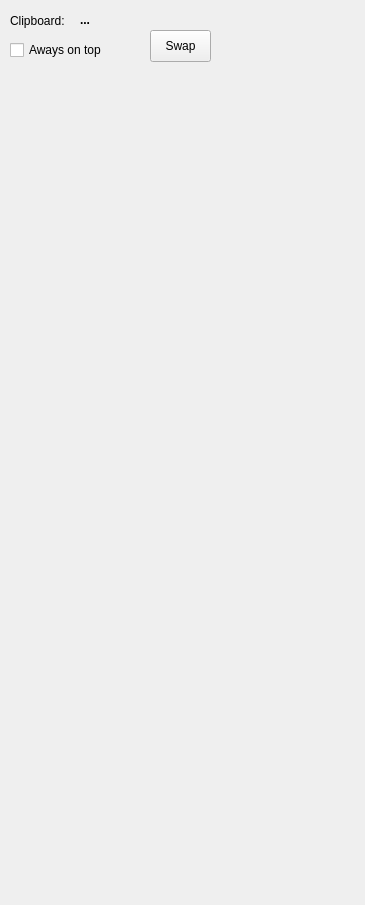
<?xml version="1.0" encoding="UTF-8"?>
<ui version="4.0">
 <class>MainWindow</class>
 <widget class="QMainWindow" name="MainWindow">
  <property name="windowModality">
   <enum>Qt::WindowModality::ApplicationModal</enum>
  </property>
  <property name="geometry">
   <rect>
    <x>0</x>
    <y>0</y>
    <width>365</width>
    <height>905</height>
   </rect>
  </property>
  <property name="windowTitle">
   <string>MultiClipboard</string>
  </property>
  <widget class="QWidget" name="centralwidget">
   <widget class="QWidget" name="gridLayoutWidget">
    <property name="geometry">
     <rect>
      <x>10</x>
      <y>60</y>
      <width>351</width>
      <height>641</height>
     </rect>
    </property>
    <layout class="QGridLayout" name="gridLayout"/>
   </widget>
   <widget class="QLabel" name="label">
    <property name="geometry">
     <rect>
      <x>80</x>
      <y>10</y>
      <width>281</width>
      <height>20</height>
     </rect>
    </property>
    <property name="font">
     <font>
      <bold>true</bold>
     </font>
    </property>
    <property name="text">
     <string>...</string>
    </property>
   </widget>
   <widget class="QLabel" name="label_2">
    <property name="geometry">
     <rect>
      <x>10</x>
      <y>10</y>
      <width>61</width>
      <height>21</height>
     </rect>
    </property>
    <property name="text">
     <string>Clipboard:</string>
    </property>
   </widget>
   <widget class="QCheckBox" name="checkAlwaysOnTop">
    <property name="geometry">
     <rect>
      <x>10</x>
      <y>40</y>
      <width>111</width>
      <height>20</height>
     </rect>
    </property>
    <property name="text">
     <string>Aways on top</string>
    </property>
   </widget>
   <widget class="QPushButton" name="swapButton">
    <property name="geometry">
     <rect>
      <x>150</x>
      <y>30</y>
      <width>61</width>
      <height>32</height>
     </rect>
    </property>
    <property name="text">
     <string>Swap</string>
    </property>
    <property name="icon">
     <iconset theme="QIcon::ThemeIcon::SyncSynchronizing"/>
    </property>
    <property name="flat">
     <bool>false</bool>
    </property>
   </widget>
  </widget>
 </widget>
 <resources/>
 <connections/>
</ui>
